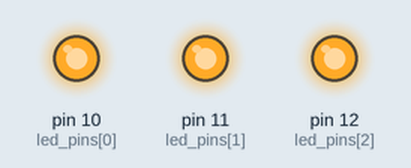
A sketch run on a simulated Arduino Uno, built with avr-gcc and run on an emulated ATmega328P. On the bench: output pins drawn as LEDs (lit = HIGH).

Above: at 0.1 s.
Timing chart, 0 to 1.6 s (numbered marks = the images above):
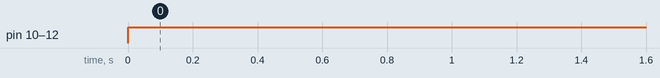

Measured:
- by itself, pin 10 (led_pins[0]), pin 11 (led_pins[1]), pin 12 (led_pins[2]): LOW → HIGH at 0.00 s

The sketch:

3LEDs_with_arrays.ino
```cpp
int led_pins[] = {10, 11, 12};
char types[2][10] = {"HIGH", "LOW"};
int delay_time;

void setup() {
  // put your setup code here, to run once:
  delay_time = 500; // 0.5 seconds
  Serial.begin(9600);
  for(int i = 0; i < sizeof(led_pins); i++) {
    pinMode(led_pins[i], OUTPUT);
  }
}

void loop() {
  // put your main code here, to run repeatedly:
  run_blink();
}

void run_blink() {
  // loop to set all leds to HIGH
  for(int i = 0; i < sizeof(led_pins); i++) {
    digitalWrite(led_pins[i], types[0]);
  }
  delay(delay_time);

  // loop to set all leds to LOW
  for(int i = 0; i < sizeof(led_pins); i++) {
    digitalWrite(led_pins[i], types[1]);
  }
  delay(delay_time);
}
```
